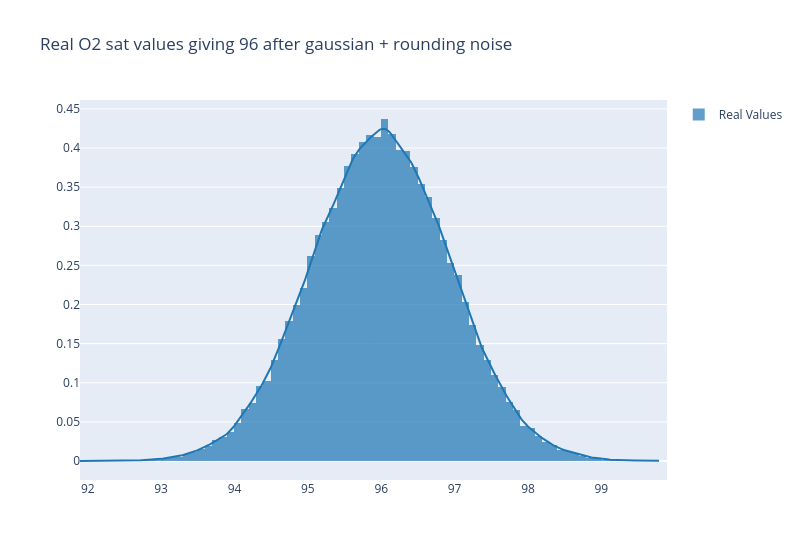
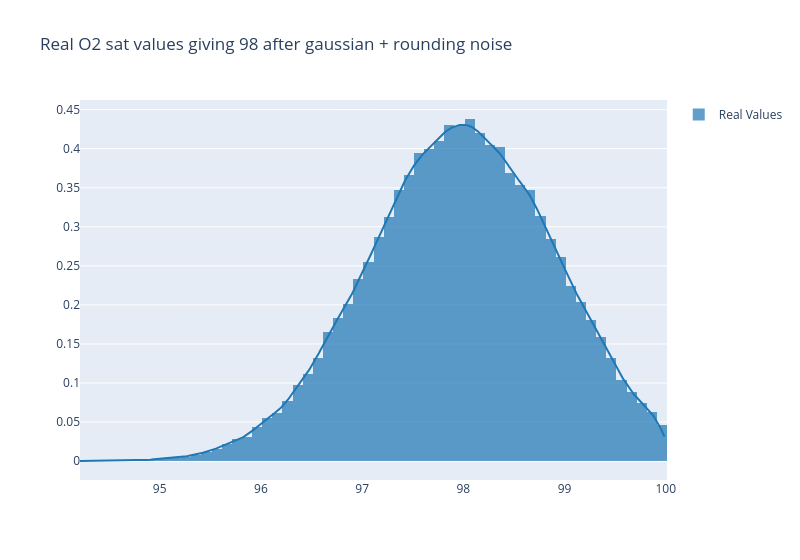
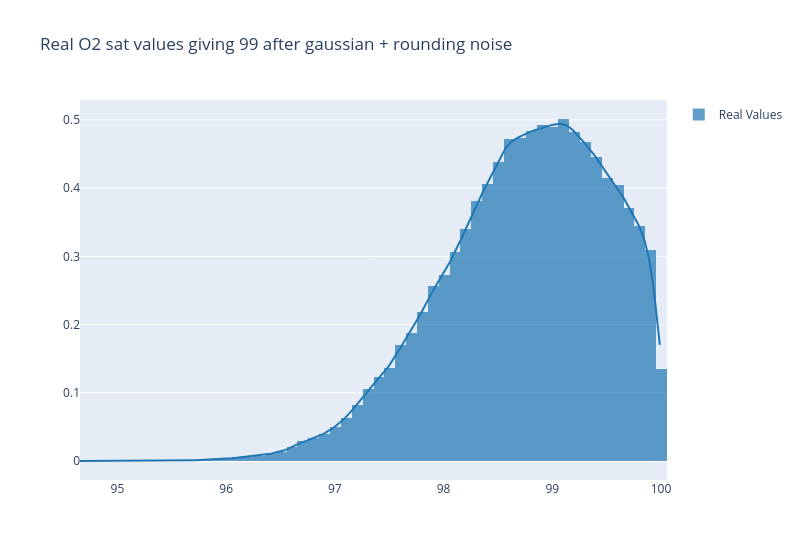

Notebook cell for these charts, in order:
### Code cell
def generate_o2sat_measurement():
    # Randomly generate a number in the range 90.0-100.0
    real = np.random.uniform(90.0, 100.0)
    # Add gaussian noise to the number with a standard deviation of 0.9
    measured = np.random.normal(real, 0.9)
    # Round x to the nearest 1
    rounded = round(measured)
    return real, measured, rounded


def lookup_real_value(ref=98):
    # Repeat 1000 times
    real_arr = np.array([])
    for i in range(1000000):
        # Generate a measurement
        real, measured, rounded = generate_o2sat_measurement()
        # print(real, measured, rounded)
        if rounded == ref:
            real_arr = np.append(real_arr, real)
    # Print the std
    print(f"Std of values giving {ref}: {round(real_arr.std(), 3)}")

    # Plot the distribution of the real values with plotly
    fig = ff.create_distplot(
        [real_arr], ["Real Values"], bin_size=0.1, show_rug=False, show_hist=True
    )
    # fig = px.histogram(real_arr, nbins=100)
    # reduce width
    fig.update_layout(
        width=800,
        title=f"Real O2 sat values giving {str(ref)} after gaussian + rounding noise",
    )
    fig.show()
    return -1


lookup_real_value(96)
lookup_real_value(98)
lookup_real_value(99)

### Figure 1 — Plotly figure (JSON) as saved in the notebook; plotly's stock layout.template omitted (floating-point values rounded to 4 significant figures; data arrays with more than 128 entries replaced by an {"elided": "..."} marker saying what was removed)
{"data": [{"autobinx": false, "histnorm": "probability density", "legendgroup": "Real Values", "marker": {"color": "rgb(31, 119, 180)"}, "name": "Real Values", "opacity": 0.7, "type": "histogram", "x": {"elided": "100322 float values"}, "xaxis": "x", "xbins": {"end": 99.8, "size": 0.1, "start": 91.89}, "yaxis": "y"}, {"legendgroup": "Real Values", "marker": {"color": "rgb(31, 119, 180)"}, "mode": "lines", "name": "Real Values", "showlegend": false, "type": "scatter", "x": {"elided": "500 float values"}, "xaxis": "x", "y": {"elided": "500 float values"}, "yaxis": "y"}], "layout": {"barmode": "overlay", "hovermode": "closest", "legend": {"traceorder": "reversed"}, "title": {"text": "Real O2 sat values giving 96 after gaussian + rounding noise"}, "width": 800, "xaxis": {"anchor": "y2", "domain": [0, 1], "zeroline": false}, "yaxis": {"anchor": "free", "domain": [0, 1], "position": 0}}}

### Figure 2 — Plotly figure (JSON) as saved in the notebook; plotly's stock layout.template omitted (floating-point values rounded to 4 significant figures; data arrays with more than 128 entries replaced by an {"elided": "..."} marker saying what was removed)
{"data": [{"autobinx": false, "histnorm": "probability density", "legendgroup": "Real Values", "marker": {"color": "rgb(31, 119, 180)"}, "name": "Real Values", "opacity": 0.7, "type": "histogram", "x": {"elided": "98730 float values"}, "xaxis": "x", "xbins": {"end": 100.0, "size": 0.1, "start": 94.21}, "yaxis": "y"}, {"legendgroup": "Real Values", "marker": {"color": "rgb(31, 119, 180)"}, "mode": "lines", "name": "Real Values", "showlegend": false, "type": "scatter", "x": {"elided": "500 float values"}, "xaxis": "x", "y": {"elided": "500 float values"}, "yaxis": "y"}], "layout": {"barmode": "overlay", "hovermode": "closest", "legend": {"traceorder": "reversed"}, "title": {"text": "Real O2 sat values giving 98 after gaussian + rounding noise"}, "width": 800, "xaxis": {"anchor": "y2", "domain": [0, 1], "zeroline": false}, "yaxis": {"anchor": "free", "domain": [0, 1], "position": 0}}}

### Figure 3 — Plotly figure (JSON) as saved in the notebook; plotly's stock layout.template omitted (floating-point values rounded to 4 significant figures; data arrays with more than 128 entries replaced by an {"elided": "..."} marker saying what was removed)
{"data": [{"autobinx": false, "histnorm": "probability density", "legendgroup": "Real Values", "marker": {"color": "rgb(31, 119, 180)"}, "name": "Real Values", "opacity": 0.7, "type": "histogram", "x": {"elided": "85248 float values"}, "xaxis": "x", "xbins": {"end": 100.0, "size": 0.1, "start": 94.66}, "yaxis": "y"}, {"legendgroup": "Real Values", "marker": {"color": "rgb(31, 119, 180)"}, "mode": "lines", "name": "Real Values", "showlegend": false, "type": "scatter", "x": {"elided": "500 float values"}, "xaxis": "x", "y": {"elided": "500 float values"}, "yaxis": "y"}], "layout": {"barmode": "overlay", "hovermode": "closest", "legend": {"traceorder": "reversed"}, "title": {"text": "Real O2 sat values giving 99 after gaussian + rounding noise"}, "width": 800, "xaxis": {"anchor": "y2", "domain": [0, 1], "zeroline": false}, "yaxis": {"anchor": "free", "domain": [0, 1], "position": 0}}}
